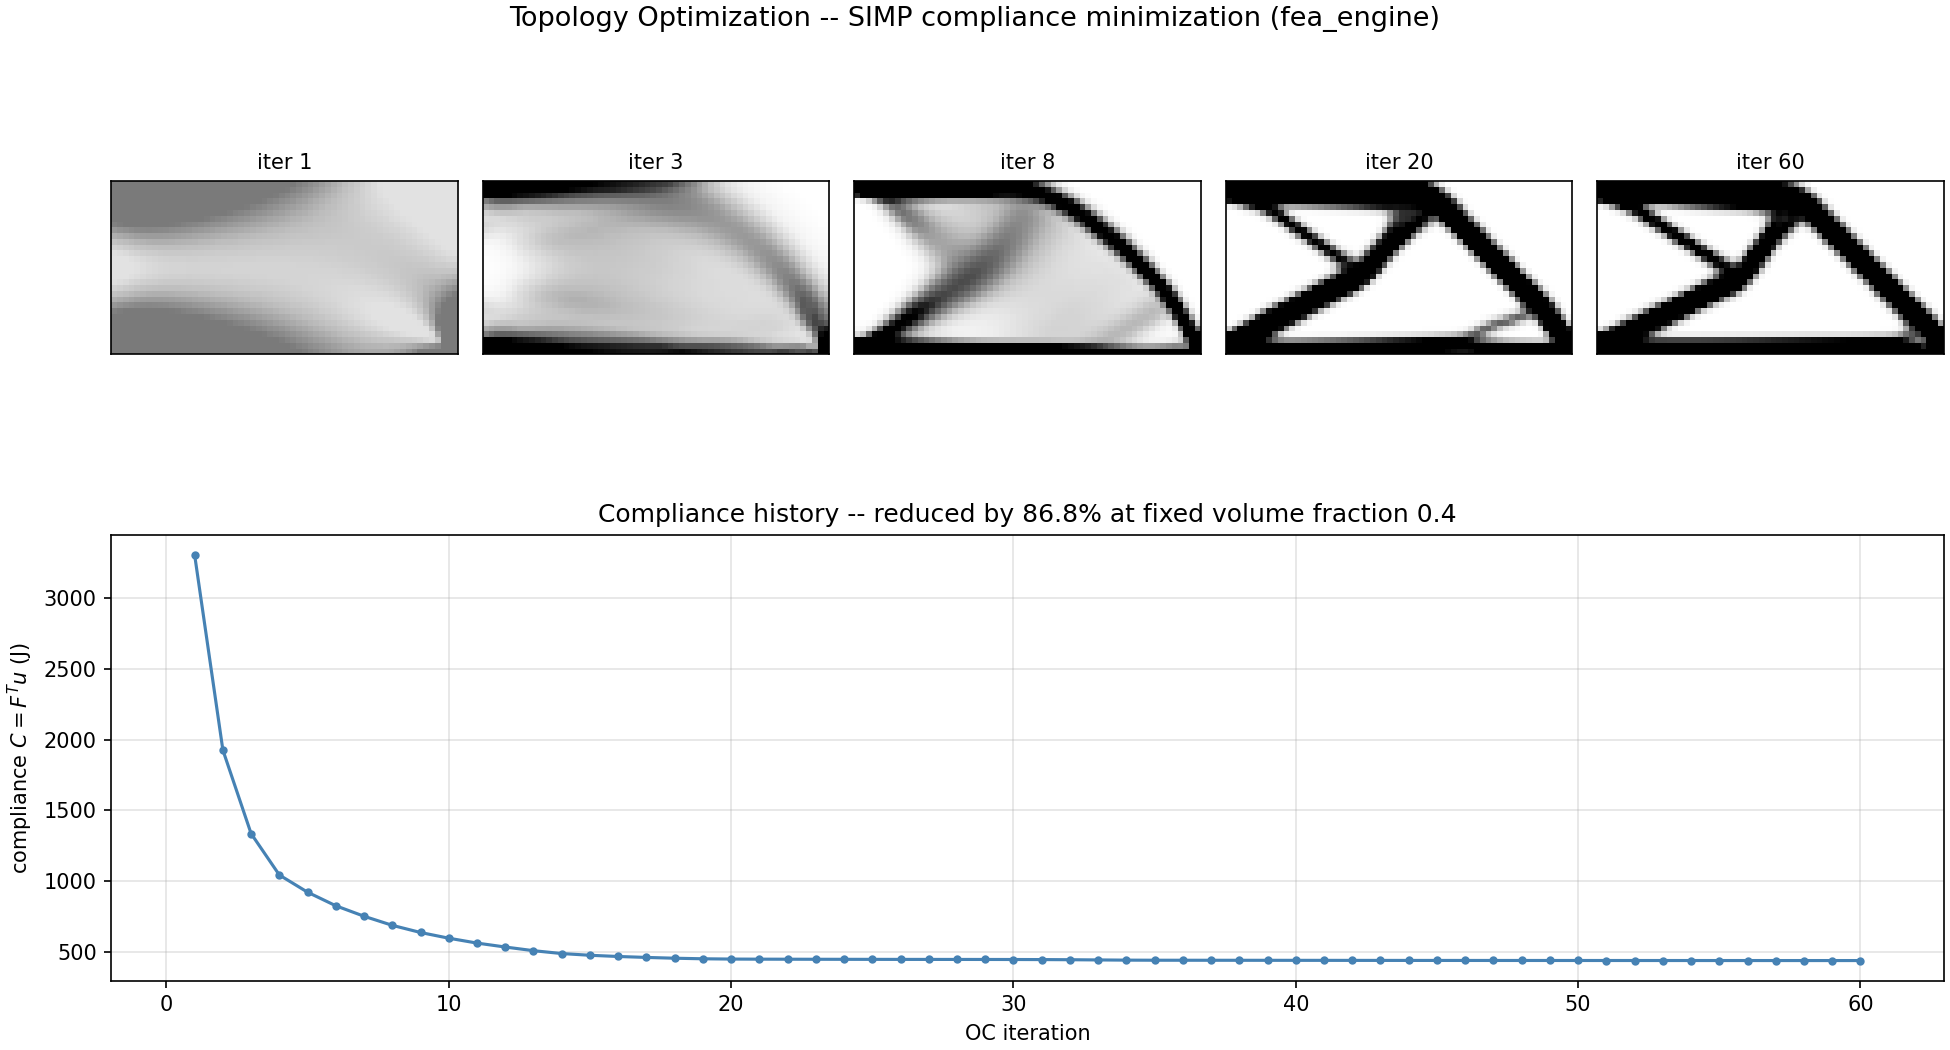

The script that saved this image:
"""
fea_06_topology_optimization.py -- Example Gallery: SIMP density-based
compliance topology optimization (topopt.py, Wave 11 item 111),
mirroring TensorMesh's Example Gallery / Inverse Design &
Identification page (its own worked example is thermal-compliance
topology optimization via an Optimality-Criteria optimizer -- this is
the structural-compliance analogue, same OC-update mechanism, native
to fea_engine, not a port of TensorMesh code).

Short-cantilever benchmark (test_topopt.py's own validated setup):
fixed left edge, point load at the bottom-right corner. Snapshots the
density field at several iterations by calling topology_optimize_
compliance() repeatedly, chaining each call's final rho as the next
call's rho_init (the function itself only returns the FINAL density,
so this is how intermediate snapshots are captured without touching
topopt.py's own internals).

Panel 1: density-field evolution (a small multi-panel strip).
Panel 2: compliance history, full run -- the "large reduction, volume
held exactly" signature this driver's own test suite already
validates (test_topology_optimize_compliance_reduces_compliance_and_
holds_volume), shown as a convergence curve here.
"""
import numpy as np
import matplotlib.pyplot as plt
from matplotlib.collections import PolyCollection

from fea_engine import Quad4PlaneStress, FESystem, Material, D_plane_stress
from fea_engine.mesh import rectangle_mesh
from fea_engine.topopt import topology_optimize_compliance

STEEL = Material(E=2.1e11, nu=0.3, rho=7850.0)
NX, NY = 60, 30
VOL_FRAC = 0.4


def short_cantilever():
    mesh = rectangle_mesh(Lx=float(NX), Ly=float(NY), nx=NX, ny=NY)
    fs = FESystem(mesh, Quad4PlaneStress())
    left = mesh.nodes_on_line(axis=0, value=0.0)
    for n in left:
        fs.fix_dofs([n], [0, 1])
    F_ext = np.zeros(fs.n_dof)
    br = [n for n in mesh.nodes_on_line(axis=0, value=float(NX))
          if abs(mesh.nodes[n, 1] - 0.0) < 1e-9]
    F_ext[fs._global_dofs(br)[1]] = -1.0e6
    return fs, F_ext


def main():
    fs, F_ext = short_cantilever()
    D = D_plane_stress(STEEL)
    connectivity = fs.mesh.elements

    snapshot_its = [1, 3, 8, 20, 60]
    rho_snapshots = []
    compliance_all = []
    rho_current = None
    done = 0
    for target in snapshot_its:
        n_iter = target - done
        result = topology_optimize_compliance(
            fs, D, F_ext, volume_fraction=VOL_FRAC, p=3.0, move=0.2,
            n_iter=n_iter, filter_radius=1.5, rho_init=rho_current, tol=0.0)
        rho_current = result["rho"]
        compliance_all.extend(result["compliance_history"])
        rho_snapshots.append(rho_current.copy())
        done = target

    fig = plt.figure(figsize=(13, 7.0), constrained_layout=True)
    gs = fig.add_gridspec(2, len(snapshot_its))

    for i, (it, rho) in enumerate(zip(snapshot_its, rho_snapshots)):
        ax = fig.add_subplot(gs[0, i])
        quads = fs.mesh.nodes[connectivity]
        pc = PolyCollection(quads, array=rho, cmap='Greys', edgecolors='none')
        pc.set_clim(0, 1)
        ax.add_collection(pc)
        ax.set_xlim(0, NX); ax.set_ylim(0, NY)
        ax.set_aspect('equal')
        ax.set_title(f'iter {it}', fontsize=10)
        ax.set_xticks([]); ax.set_yticks([])

    ax2 = fig.add_subplot(gs[1, :])
    ax2.plot(np.arange(1, len(compliance_all) + 1), compliance_all, 'o-',
              color='steelblue', markersize=3)
    ax2.set_xlabel('OC iteration')
    ax2.set_ylabel('compliance $C = F^T u$ (J)')
    ax2.set_title(f'Compliance history -- reduced by '
                   f'{(1 - compliance_all[-1]/compliance_all[0])*100:.1f}% '
                   f'at fixed volume fraction {VOL_FRAC}')
    ax2.grid(True, alpha=0.35)

    fig.suptitle('Topology Optimization -- SIMP compliance minimization (fea_engine)', fontsize=13)
    fig.savefig('fea_06_topology_optimization.png', dpi=150)
    print("Saved fea_06_topology_optimization.png")
    print(f"Compliance: {compliance_all[0]:.4e} -> {compliance_all[-1]:.4e} "
          f"({(1 - compliance_all[-1]/compliance_all[0])*100:.1f}% reduction), "
          f"final mean(rho)={rho_current.mean():.4f} (target {VOL_FRAC})")


if __name__ == "__main__":
    main()
